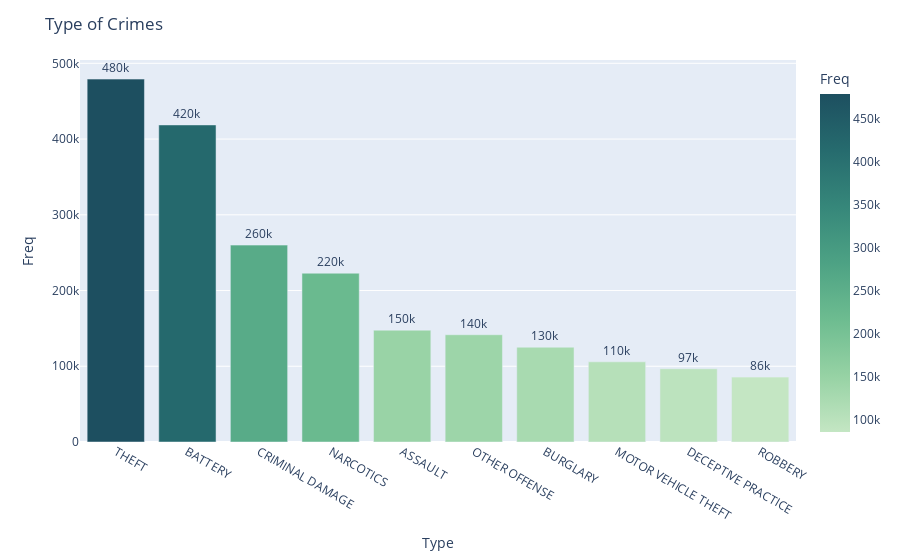

Notebook cell for this chart:
### Markdown cell above
7. __Number of crime by type__</br>
We try to indentify the trend and highpoints or lowpoints.

### Code cell
# Function to plot the serie value_counts
def plot_counts(serie, title):
    df = pd.DataFrame(serie.value_counts()[:10])
    df.columns = ["Freq"]
    df["Type"] = df.index
    fig = px.bar(df, y="Freq", x="Type", text="Freq", color="Freq", color_continuous_scale=px.colors.sequential.Blugrn)
    fig.update_traces(texttemplate="%{text:.2s}", textposition="outside")
    fig.update_layout(uniformtext_minsize=8, uniformtext_mode="hide")
    fig.update_layout(title_text=title)
    fig.show()


plot_counts(c_crime_df["Primary Type"], "Type of Crimes")

### Figure 1 — Plotly figure (JSON) as saved in the notebook; plotly's stock layout.template omitted (floating-point values rounded to 4 significant figures)
{"data": [{"alignmentgroup": "True", "hovertemplate": "Type=%{x}<br>Freq=%{marker.color}<extra></extra>", "legendgroup": "", "marker": {"color": [479153, 418647, 259959, 222861, 147662, 141627, 125161, 105852, 96707, 85694], "coloraxis": "coloraxis", "pattern": {"shape": ""}}, "name": "", "offsetgroup": "", "orientation": "v", "showlegend": false, "text": [479153, 418647, 259959, 222861, 147662, 141627, 125161, 105852, 96707, 85694], "textposition": "outside", "texttemplate": "%{text:.2s}", "type": "bar", "x": ["THEFT", "BATTERY", "CRIMINAL DAMAGE", "NARCOTICS", "ASSAULT", "OTHER OFFENSE", "BURGLARY", "MOTOR VEHICLE THEFT", "DECEPTIVE PRACTICE", "ROBBERY"], "xaxis": "x", "y": [479153, 418647, 259959, 222861, 147662, 141627, 125161, 105852, 96707, 85694], "yaxis": "y"}], "layout": {"barmode": "relative", "coloraxis": {"colorbar": {"title": {"text": "Freq"}}, "colorscale": [[0, "rgb(196, 230, 195)"], [0.1667, "rgb(150, 210, 164)"], [0.3333, "rgb(109, 188, 144)"], [0.5, "rgb(77, 162, 132)"], [0.6667, "rgb(54, 135, 122)"], [0.8333, "rgb(38, 107, 110)"], [1, "rgb(29, 79, 96)"]]}, "legend": {"tracegroupgap": 0}, "margin": {"t": 60}, "title": {"text": "Type of Crimes"}, "uniformtext": {"minsize": 8, "mode": "hide"}, "xaxis": {"anchor": "y", "domain": [0, 1], "title": {"text": "Type"}}, "yaxis": {"anchor": "x", "domain": [0, 1], "title": {"text": "Freq"}}}}
